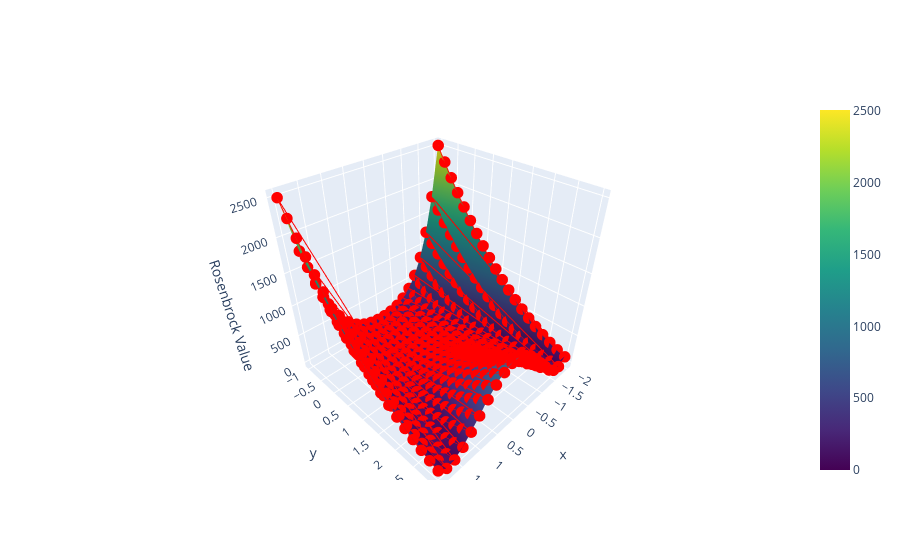

Notebook source saved alongside this figure:
### Markdown cell above
### <span id='example-1'>Example 1: Surface Plot</span>

**Goal**: Plot the `rosenbrock` function over the `x` and `y` domain.

Note: Plotly wants the results formatted as a grid

### Code cell
analysis = fn.AnalysisModule({'a': 1, 'b': 100}) # Create new analysis
x_values = np.linspace(-2, 2, 20)
y_values = np.linspace(-1, 3, 20)
analysis.add.fork('x', x_values.tolist()) # Fork analysis, create branches for x=0, x=1, x=2
analysis.add.fork('y', y_values.tolist())
analysis.add.evaluate(func=rosenbrock) #
results = analysis.run()
print('Example 1 Output:')
print(results['df'][['a', 'b', 'x', 'y', 'rosenbrock']])

X, Y = np.meshgrid(x_values, y_values)
Z = (1 - X)**2 + 100 * (Y - X**2)**2  # Rosenbrock for surface

# Create 3D surface plot
fig = go.Figure(data=[
    go.Surface(x=X, y=Y, z=Z, colorscale='Viridis', showscale=True),
    # go.Surface(
    #     x=results['df']['x'], 
    #     y=results['df']['y'],
    #     z=results['df']['rosenbrock'], 
    #     colorscale='Viridis', 
    #     showscale=True
    # )
    go.Scatter3d(
		x=results['df']['x'],
        y=results['df']['y'],
        z=results['df']['rosenbrock'],
        mode='lines+markers',
        marker=dict(size=4, color='red', symbol='circle')
	)
])

fig.update_layout(
    scene=dict(

        xaxis_title='x',
        yaxis_title='y',
        zaxis_title='Rosenbrock Value'
	),
)

fig.show()

### Figure 1 — Plotly figure (JSON) as saved in the notebook; plotly's stock layout.template omitted (floating-point values rounded to 4 significant figures; data arrays with more than 128 entries replaced by an {"elided": "..."} marker saying what was removed)
{"data": [{"colorscale": [[0, "#440154"], [0.1111, "#482878"], [0.2222, "#3e4989"], [0.3333, "#31688e"], [0.4444, "#26828e"], [0.5556, "#1f9e89"], [0.6667, "#35b779"], [0.7778, "#6ece58"], [0.8889, "#b5de2b"], [1, "#fde725"]], "showscale": true, "type": "surface", "x": {"elided": "20x20 float values"}, "y": {"elided": "20x20 float values"}, "z": {"elided": "20x20 float values"}}, {"marker": {"color": "red", "size": 4, "symbol": "circle"}, "mode": "lines+markers", "type": "scatter3d", "x": {"elided": "400 float values"}, "y": {"elided": "400 float values"}, "z": {"elided": "400 float values"}}], "layout": {"scene": {"xaxis": {"title": {"text": "x"}}, "yaxis": {"title": {"text": "y"}}, "zaxis": {"title": {"text": "Rosenbrock Value"}}}}}
